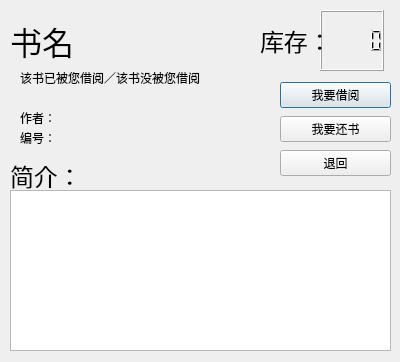
<?xml version="1.0" encoding="UTF-8"?>
<ui version="4.0">
 <class>bookdata</class>
 <widget class="QDialog" name="bookdata">
  <property name="geometry">
   <rect>
    <x>0</x>
    <y>0</y>
    <width>400</width>
    <height>362</height>
   </rect>
  </property>
  <property name="windowTitle">
   <string>Dialog</string>
  </property>
  <widget class="QLabel" name="label">
   <property name="geometry">
    <rect>
     <x>10</x>
     <y>10</y>
     <width>241</width>
     <height>61</height>
    </rect>
   </property>
   <property name="font">
    <font>
     <family>Libian SC</family>
     <pointsize>24</pointsize>
     <weight>50</weight>
     <bold>false</bold>
    </font>
   </property>
   <property name="text">
    <string>书名</string>
   </property>
  </widget>
  <widget class="QLabel" name="label_2">
   <property name="geometry">
    <rect>
     <x>10</x>
     <y>160</y>
     <width>81</width>
     <height>31</height>
    </rect>
   </property>
   <property name="font">
    <font>
     <family>Libian SC</family>
     <pointsize>18</pointsize>
    </font>
   </property>
   <property name="text">
    <string>简介：</string>
   </property>
  </widget>
  <widget class="QLCDNumber" name="lcdNumber">
   <property name="geometry">
    <rect>
     <x>320</x>
     <y>10</y>
     <width>64</width>
     <height>61</height>
    </rect>
   </property>
  </widget>
  <widget class="QLabel" name="label_3">
   <property name="geometry">
    <rect>
     <x>260</x>
     <y>10</y>
     <width>71</width>
     <height>61</height>
    </rect>
   </property>
   <property name="font">
    <font>
     <family>Libian SC</family>
     <pointsize>18</pointsize>
    </font>
   </property>
   <property name="text">
    <string>库存：</string>
   </property>
  </widget>
  <widget class="QTextEdit" name="textEdit">
   <property name="geometry">
    <rect>
     <x>10</x>
     <y>190</y>
     <width>381</width>
     <height>161</height>
    </rect>
   </property>
  </widget>
  <widget class="QWidget" name="verticalLayoutWidget">
   <property name="geometry">
    <rect>
     <x>280</x>
     <y>80</y>
     <width>111</width>
     <height>100</height>
    </rect>
   </property>
   <layout class="QVBoxLayout" name="verticalLayout">
    <item>
     <widget class="QPushButton" name="pushButton">
      <property name="acceptDrops">
       <bool>false</bool>
      </property>
      <property name="autoFillBackground">
       <bool>false</bool>
      </property>
      <property name="text">
       <string>我要借阅</string>
      </property>
     </widget>
    </item>
    <item>
     <widget class="QPushButton" name="pushButton_3">
      <property name="text">
       <string>我要还书</string>
      </property>
     </widget>
    </item>
    <item>
     <widget class="QPushButton" name="pushButton_2">
      <property name="text">
       <string>退回</string>
      </property>
     </widget>
    </item>
   </layout>
  </widget>
  <widget class="QLabel" name="label_4">
   <property name="geometry">
    <rect>
     <x>20</x>
     <y>110</y>
     <width>231</width>
     <height>16</height>
    </rect>
   </property>
   <property name="text">
    <string>作者：</string>
   </property>
  </widget>
  <widget class="QLabel" name="label_5">
   <property name="geometry">
    <rect>
     <x>20</x>
     <y>130</y>
     <width>221</width>
     <height>16</height>
    </rect>
   </property>
   <property name="text">
    <string>编号：</string>
   </property>
  </widget>
  <widget class="QLabel" name="label_6">
   <property name="geometry">
    <rect>
     <x>20</x>
     <y>70</y>
     <width>241</width>
     <height>16</height>
    </rect>
   </property>
   <property name="text">
    <string>该书已被您借阅／该书没被您借阅</string>
   </property>
  </widget>
 </widget>
 <resources/>
 <connections/>
</ui>
